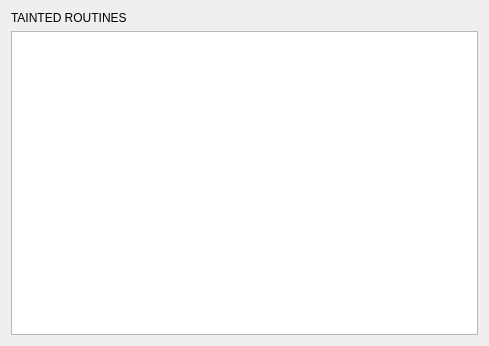
<?xml version="1.0" encoding="UTF-8"?>
<ui version="4.0">
 <class>TaintRoutinesWidget</class>
 <widget class="QWidget" name="TaintRoutinesWidget">
  <property name="geometry">
   <rect>
    <x>0</x>
    <y>0</y>
    <width>489</width>
    <height>346</height>
   </rect>
  </property>
  <property name="windowTitle">
   <string>Form</string>
  </property>
  <layout class="QVBoxLayout" name="verticalLayout">
   <item>
    <widget class="QLabel" name="label">
     <property name="autoFillBackground">
      <bool>true</bool>
     </property>
     <property name="text">
      <string>TAINTED ROUTINES</string>
     </property>
    </widget>
   </item>
   <item>
    <widget class="QTreeWidget" name="treeWidget">
     <property name="columnCount">
      <number>0</number>
     </property>
    </widget>
   </item>
  </layout>
 </widget>
 <resources/>
 <connections/>
</ui>
